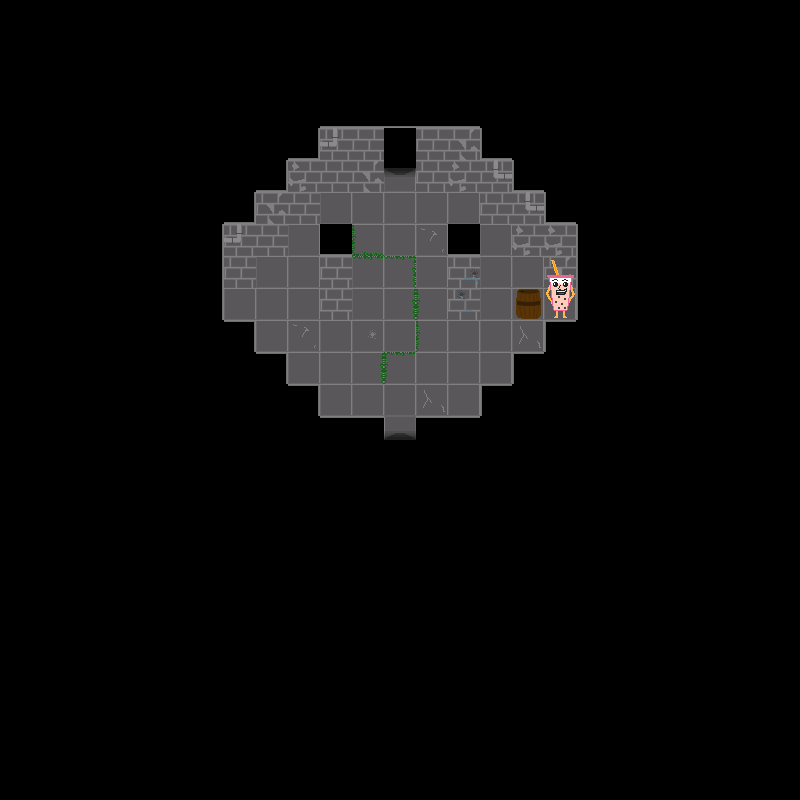

Tiled map render using the project's own tile images. Description and the map definition, with tile-layer contents summarised, below:
An orthogonal 25x25 tile map with 32x32 px tiles, 5 tile layers (backgroundLayer, wallLayer, objectLayer, objectAboveLayer, ...), 2 tilesets and 2 objects.

<map version="1.2" tiledversion="1.2.3" orientation="orthogonal" renderorder="right-down" width="25" height="25" tilewidth="32" tileheight="32" infinite="0" nextlayerid="7" nextobjectid="3">
 <tileset firstgid="1" name="floor1tiles" tilewidth="32" tileheight="32" tilecount="81" columns="9">
  <image source="../../assets/Floor 1/Floors/f1spritesheet.png" width="288" height="288" />
  <tile id="21">
   <properties>
    <property name="door" value="down" />
   </properties>
  </tile>
  <tile id="22">
   <properties>
    <property name="door" value="left" />
   </properties>
  </tile>
  <tile id="23">
   <properties>
    <property name="door" value="right" />
   </properties>
  </tile>
  <tile id="24">
   <properties>
    <property name="door" value="up" />
   </properties>
  </tile>
 </tileset>
 <tileset firstgid="82" name="objects" tilewidth="32" tileheight="32" tilecount="20" columns="4">
  <image source="../../assets/Floor 1/Floors/objspritesheet.png" width="128" height="160" />
 </tileset>
 <layer id="2" name="backgroundLayer" width="25" height="25">
  <data>[625 cells, 625 non-empty, 13 distinct tile ids]</data>
 </layer>
 <layer id="3" name="wallLayer" width="25" height="25">
  <data>[625 cells, 69 non-empty, 15 distinct tile ids]</data>
 </layer>
 <layer id="4" name="objectLayer" width="25" height="25">
  <data>[625 cells, 2 non-empty, 2 distinct tile ids]</data>
 </layer>
 <layer id="5" name="objectAboveLayer" width="25" height="25">
  <data>[625 cells, 1 non-empty, 1 distinct tile ids]</data>
 </layer>
 <objectgroup id="6" name="doorLayer">
  <object id="1" gid="81" x="384" y="192" width="32" height="32">
   <properties>
    <property name="door" value="up" />
   </properties>
  </object>
  <object id="2" gid="81" x="384" y="448" width="32" height="32">
   <properties>
    <property name="door" value="down" />
   </properties>
  </object>
 </objectgroup>
 <layer id="1" name="aboveLayer" width="25" height="25">
  <data>[625 cells, 4 non-empty, 3 distinct tile ids]</data>
 </layer>
</map>
